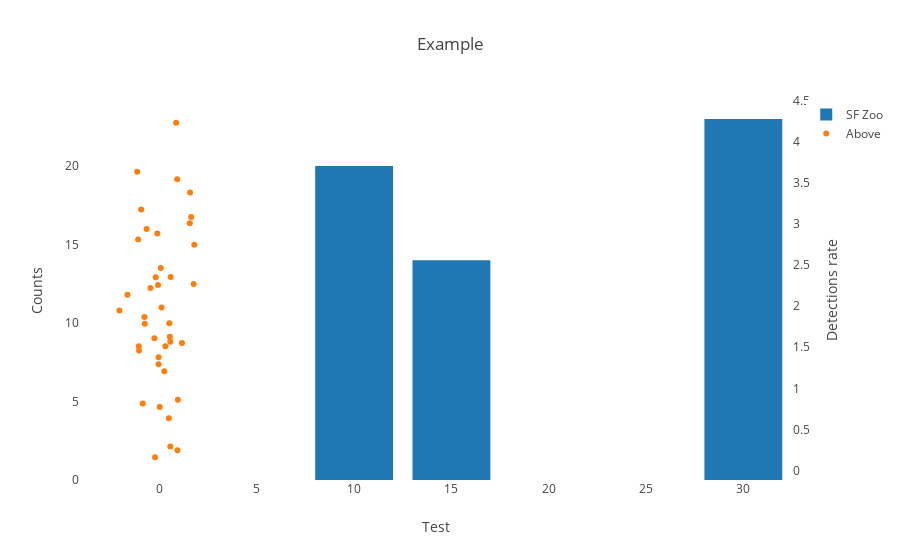

The notebook cell saved with this chart:
### Code cell
trace1 = go.Bar(
    x=[10, 15, 30],
    y=[20, 14, 23],
    name='SF Zoo'
)
trace2 = go.Bar(
    x=['giraffes', 'orangutans', 'monkeys'],
    y=[12, 18, 29],
    name='LA Zoo'
)
N = 40
trace3 = go.Scatter(
    x = np.random.randn(N),
    y = np.random.randn(N)+2,
    name = 'Above',
    mode = 'markers',
    yaxis='y2'
    
)

data = [trace1, trace3]
layout = go.Layout(
    barmode='group',
    title='Example',
    xaxis = dict(title = f'Test',
                 showgrid=False,
                 zeroline=False,
                 showline=False,),
    
    yaxis = dict(title = 'Counts',
                 showgrid=False,
                 zeroline=False,
                 showline=False,),
    yaxis2 = dict(title = 'Detections rate',
                 showgrid=False,
                 overlaying='y',
                 side='right',
                 zeroline=False,
                 showline=False,),
)

fig = go.Figure(data=data, layout=layout)
py.iplot(fig, filename='grouped-bar')

### Figure 1 — Plotly figure (JSON) as saved in the notebook; plotly's stock layout.template omitted (floating-point values rounded to 4 significant figures)
{"data": [{"name": "SF Zoo", "type": "bar", "uid": "8c16c512-47c3-4106-829f-f486ecf2b867", "x": [10, 15, 30], "y": [20, 14, 23]}, {"mode": "markers", "name": "Above", "type": "scatter", "uid": "e0fb3b9e-06cd-42e1-954c-b88d0c8b0060", "x": [-1.051, -0.2266, -0.2593, 1.557, 1.755, 0.9096, 1.628, 0.5319, 0.9211, -0.4631, -0.04437, -1.066, -0.07569, 0.3017, 0.01082, -0.04701, 0.5578, 0.06553, -0.1118, -0.1914, 0.8554, -1.097, -1.146, -0.8623, 1.789, 0.247, -2.063, -0.942, 0.9432, 0.5555, 0.4832, -0.7753, 1.153, 0.1031, 0.5055, -0.7571, 0.5749, -0.6629, 1.573, -1.648], "y": [1.459, 0.1616, 1.611, 3.008, 2.269, 3.544, 3.083, 1.627, 0.2463, 2.222, 1.377, 1.513, 2.256, 1.512, 0.774, 1.292, 0.2915, 2.464, 2.885, 2.353, 4.231, 2.811, 3.634, 0.8168, 2.748, 1.209, 1.947, 3.177, 0.8607, 1.567, 0.6358, 1.868, 1.552, 1.985, 1.793, 1.784, 2.355, 2.939, 3.384, 2.138], "yaxis": "y2"}], "layout": {"autosize": true, "barmode": "group", "title": {"text": "Example"}, "xaxis": {"autorange": true, "range": [-4.031, 32.5], "showgrid": false, "showline": false, "title": {"text": "Test"}, "type": "linear", "zeroline": false}, "yaxis": {"autorange": true, "range": [0, 24.21], "showgrid": false, "showline": false, "title": {"text": "Counts"}, "type": "linear", "zeroline": false}, "yaxis2": {"autorange": true, "overlaying": "y", "range": [-0.1365, 4.529], "showgrid": false, "showline": false, "side": "right", "title": {"text": "Detections rate"}, "type": "linear", "zeroline": false}}}
